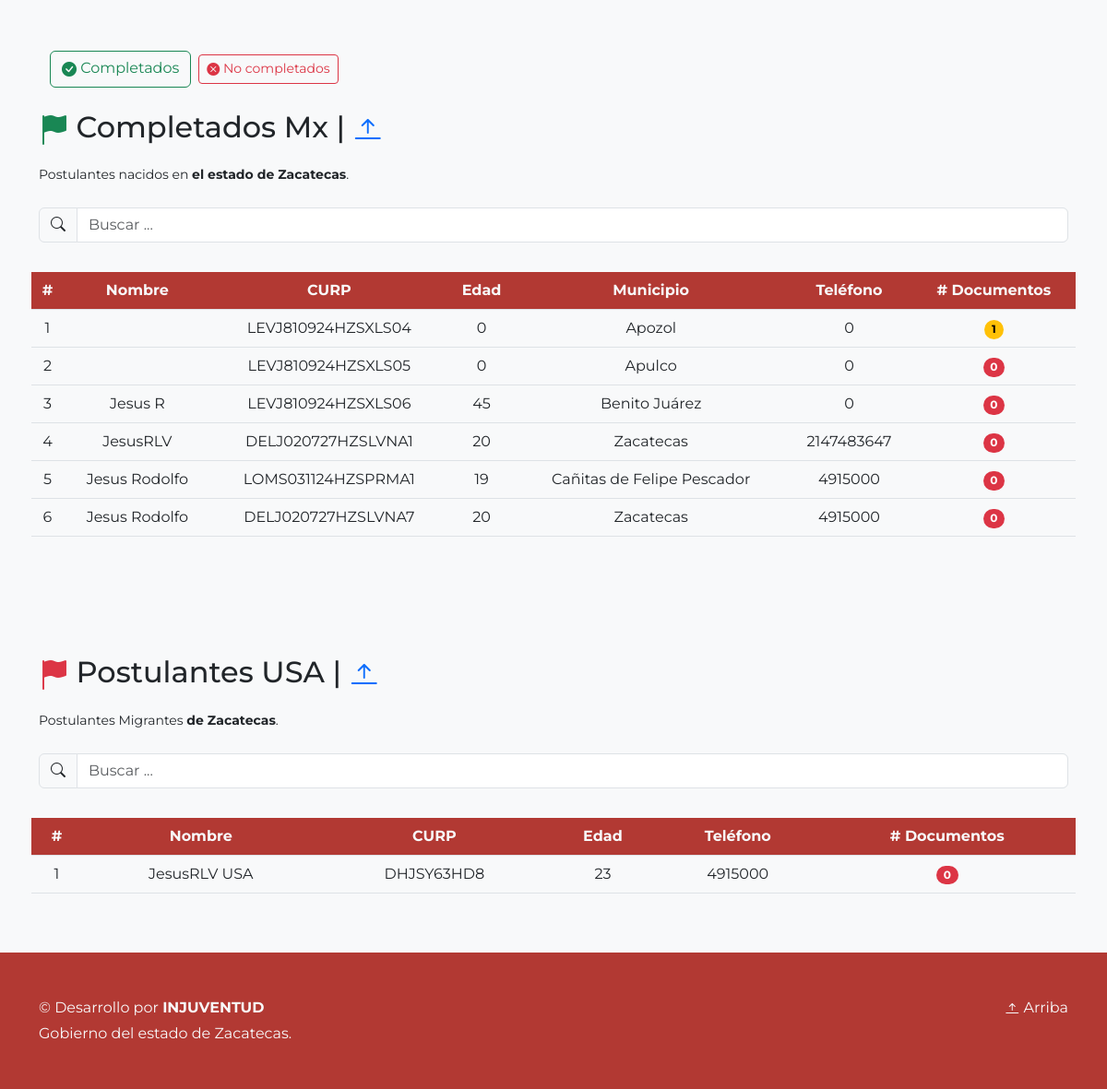
Before: /sistema/admin/no_completados.php (lower part) with the older database file.
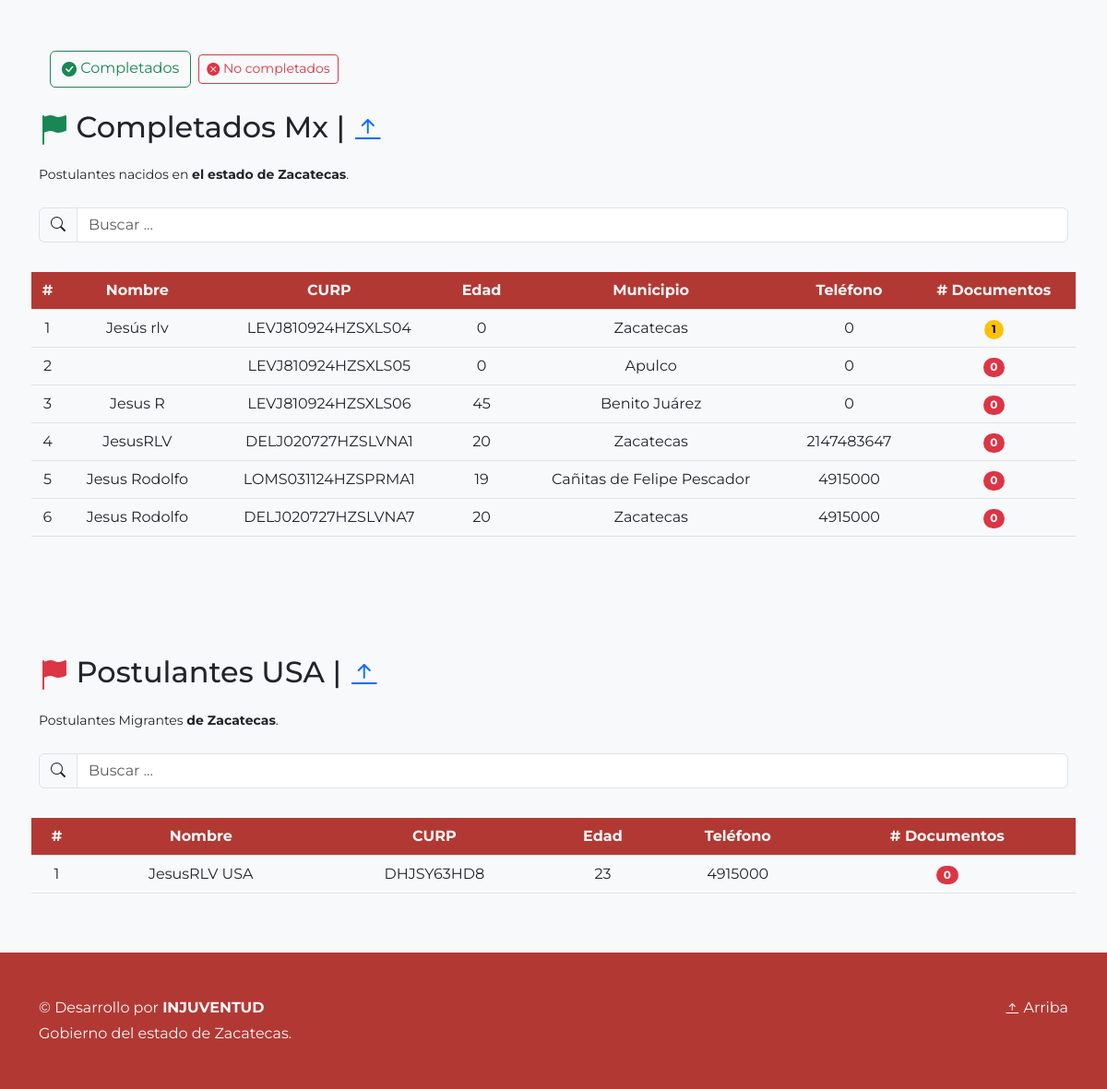
After: the same page with the newer database file.
### tables this page shows
CREATE TABLE IF NOT EXISTS `usr` (
  `id` int(11) NOT NULL,
  `usr` varchar(36) NOT NULL,
  `pwd` varchar(20) NOT NULL,
  `perfil` int(11) NOT NULL,
  `curp` varchar(18) DEFAULT NULL,
  `nombre` varchar(100) NOT NULL,
  `edad` int(11) NOT NULL,
  `municipio` int(11) DEFAULT NULL,
  `telefono` int(11) NOT NULL,
  `categoria` int(11) NOT NULL
);

CREATE TABLE IF NOT EXISTS `municipio` (
  `id` int(11) NOT NULL,
  `municipio` varchar(50) NOT NULL
);

### sistema/admin/query/lista_postulantes_general_no_completados.php (the view)
<?php
include('qc.php');
$sqlPostulantes ="SELECT * FROM usr WHERE perfil = 1";
$resultadoSQL = $conn->query($sqlPostulantes);
$x = 0;
while($rowSQL = $resultadoSQL->fetch_assoc()){
    $x++;
    $idDocs = $rowSQL['id'];
    $contador = "SELECT COUNT(documento) AS contar FROM documentos WHERE id_ext = '$idDocs'";
    $resultadoContar = $conn->query($contador);
    $rowContar = $resultadoContar -> fetch_assoc();
    $numero = $rowContar['contar'];
    if($numero<9){
    echo'
    <tr>
        <td>'.$x.'</td>
        <td>'.$rowSQL['nombre'].'</td>
        <td>'.$rowSQL['curp'].'</td>
        <td>'.$rowSQL['edad'].'</td>';
        $mun = $rowSQL['municipio'];
    $sqlMunicipio = "SELECT * FROM municipio WHERE id = '$mun'";
    $resultadoMunicipio = $conn -> query($sqlMunicipio);
    $rowMunicipio = $resultadoMunicipio->fetch_assoc();
    echo'
        <td>'.$rowMunicipio['municipio'].'</td>
        ';
    echo'
        <td>'.$rowSQL['telefono'].'</td>
        <td>
            <a href="listado_docs.php?id='.$rowSQL['id'].'">';
        if ($numero == 0){
            echo'
            <span class="badge rounded-pill text-bg-danger">
            ';
        }
        else if ($numero == 1 || $numero == 2 || $numero == 3 || $numero == 4 || $numero == 5 || $numero == 6 || $numero == 7 || $numero == 8){
            echo'
            <span class="badge rounded-pill text-bg-warning">
            ';
        }
        else if ($numero == 9){
            echo'
            <span class="badge rounded-pill text-bg-primary">
            ';
        }
            echo'
                '.$numero.'
            </span>
            </a>
        </td>
    </tr>
';
}
}
?>

Changed rows visible on the page:
changed usr "LEVJ810924HZSXLS04": nombre (not shown) → "Jesús rlv"; municipio.municipio "Apozol" → "Zacatecas"
